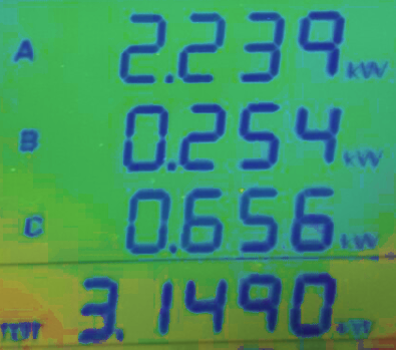
#> input picture images/Hue&Saturation/5_400.png, 396 x 350 px, given in place of A4_1_resizing.PNG, which was not available
$ python slicing.py   (older library calls are emulated)
#> lines starting #> are read from the running program, lines starting #| are printed output that depends on the picture; pictures that were not available may be replaced by others from this repository, and a replacement may not be noted
#import PIL
from PIL import Image
import PIL.ImageOps
import PIL.ImageEnhance

img_dir = '/var/www/images/'


for i in range(1,8):
	img_tag = 'A4_'+str(i)+'_resizing'
	img_name = img_dir + img_tag + '.PNG'
	img = Image.open(img_name)
#> img is the input picture: PIL image 396x350 RGBA; mean R, G, B, A 67, 147.7, 99.1, 255
	convrt = PIL.ImageEnhance.Color(img)
	img = convrt.enhance(3.0)
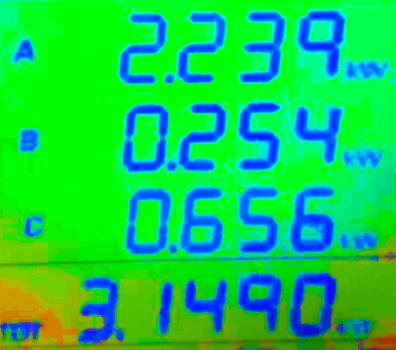
#> img: PIL image 396x350 RGBA; mean R, G, B, A 16.5, 203.3, 79, 255

	w = img.size[0]
#> w = 396
	h = img.size[1]
#> h = 350

	for j in range(0, 4):
		tmp = img.crop((0, j*(h/4), w, (j+1)*(h/4)))
		tmp = tmp.resize((w/2, h/8), Image.ANTIALIAS)
		#tmp = PIL.ImageOps.invert(tmp)

		if tmp.mode == 'RGBA':
			r,g,b,a = tmp.split()
			rgb_img = Image.merge('RGB', (r,g,b))

			tmp = PIL.ImageOps.invert(rgb_img)

			r2, g2, b2 = tmp.split()
			tmp = Image.merge('RGBA', (r2,g2,b2,a))

		else:
			tmp = PIL.ImageOps.invert(tmp)
		tmp_name = img_dir+'temp/'+img_tag.replace('resizing', 'inv')+'_'+str(j+1)+'.png'
		print(tmp_name)
		tmp.save(tmp_name)
#> a: PIL image 198x43 L; every value is 255
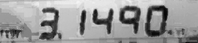
#> g: PIL image 198x43 L; min 6, max 244, mean 154
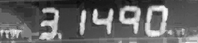
#> g2: PIL image 198x43 L; min 11, max 249, mean 101
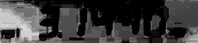
#> r: PIL image 198x43 L; min 0, max 224, mean 59.2
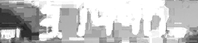
#> r2: PIL image 198x43 L; min 31, max 255, mean 195.8
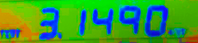
#> rgb_img: PIL image 198x43 RGB; mean R, G, B 59.2, 154, 51.7
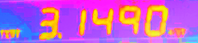
#> tmp: PIL image 198x43 RGBA; mean R, G, B, A 195.8, 101, 203.3, 255
#> pass 2 of the loop `for i in range(1,8):`:
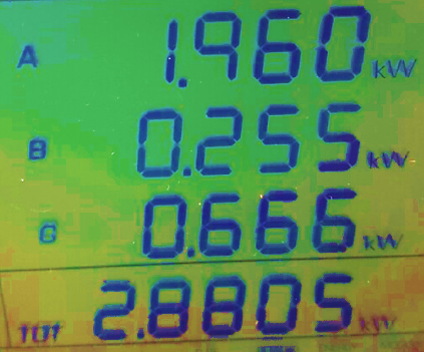
#> input picture images/Hue&Saturation/6_400.png, 424 x 352 px, given in place of A4_2_resizing.PNG, which was not available
#> img is the input picture: PIL image 424x352 RGBA; mean R, G, B, A 88.6, 143.3, 81.3, 255
#> `img = convrt.enhance(3.0)`:
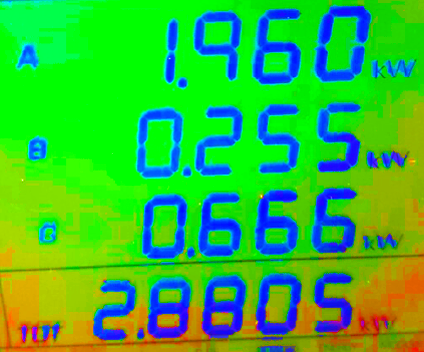
#> img: PIL image 424x352 RGBA; mean R, G, B, A 53, 186.8, 53.4, 255
#> after the loop `for j in range(0, 4):`:
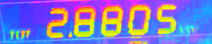
#> tmp: PIL image 212x44 RGBA; mean R, G, B, A 129.4, 121.2, 203.5, 255
#> (the run stopped early here; a loop or call above may not have finished)
